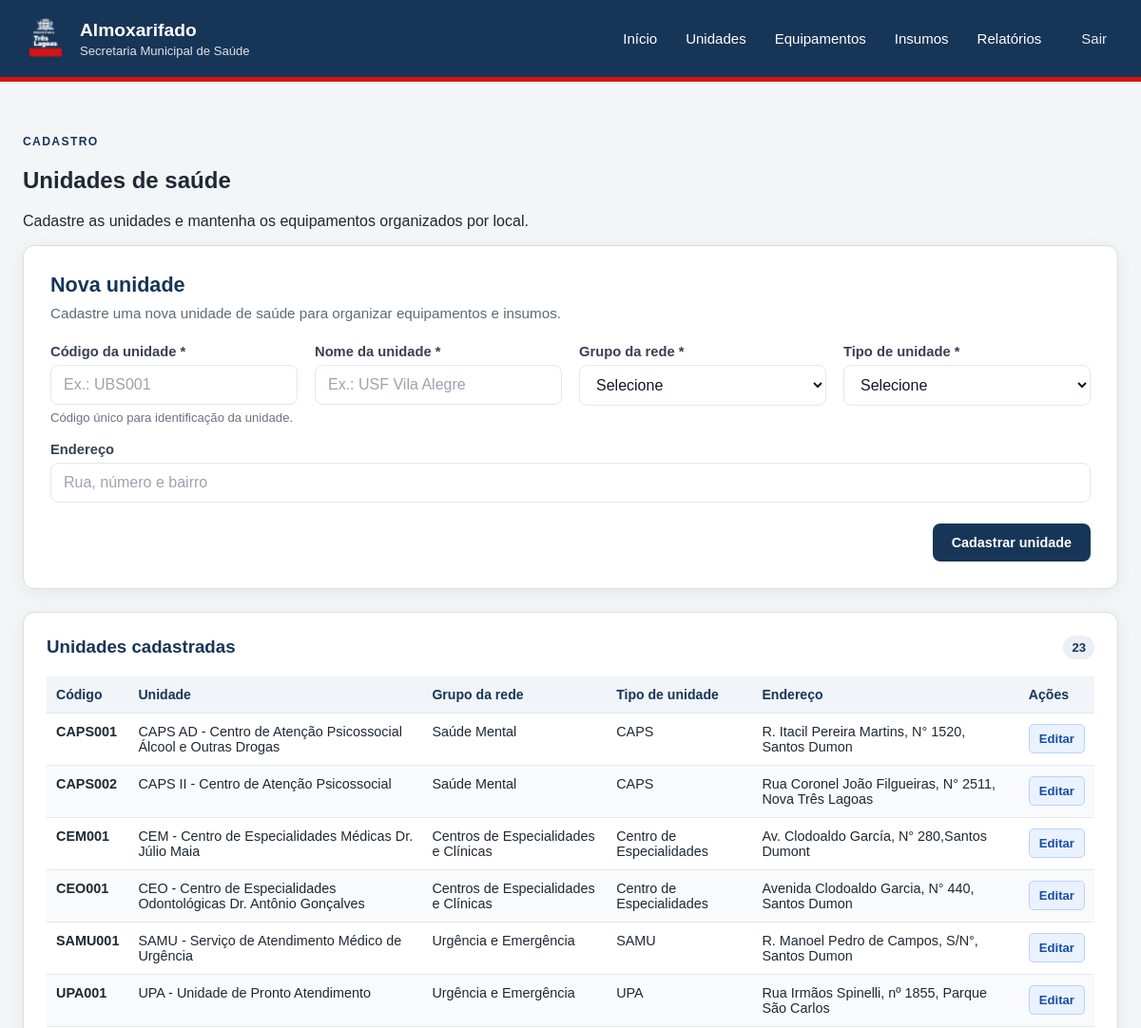
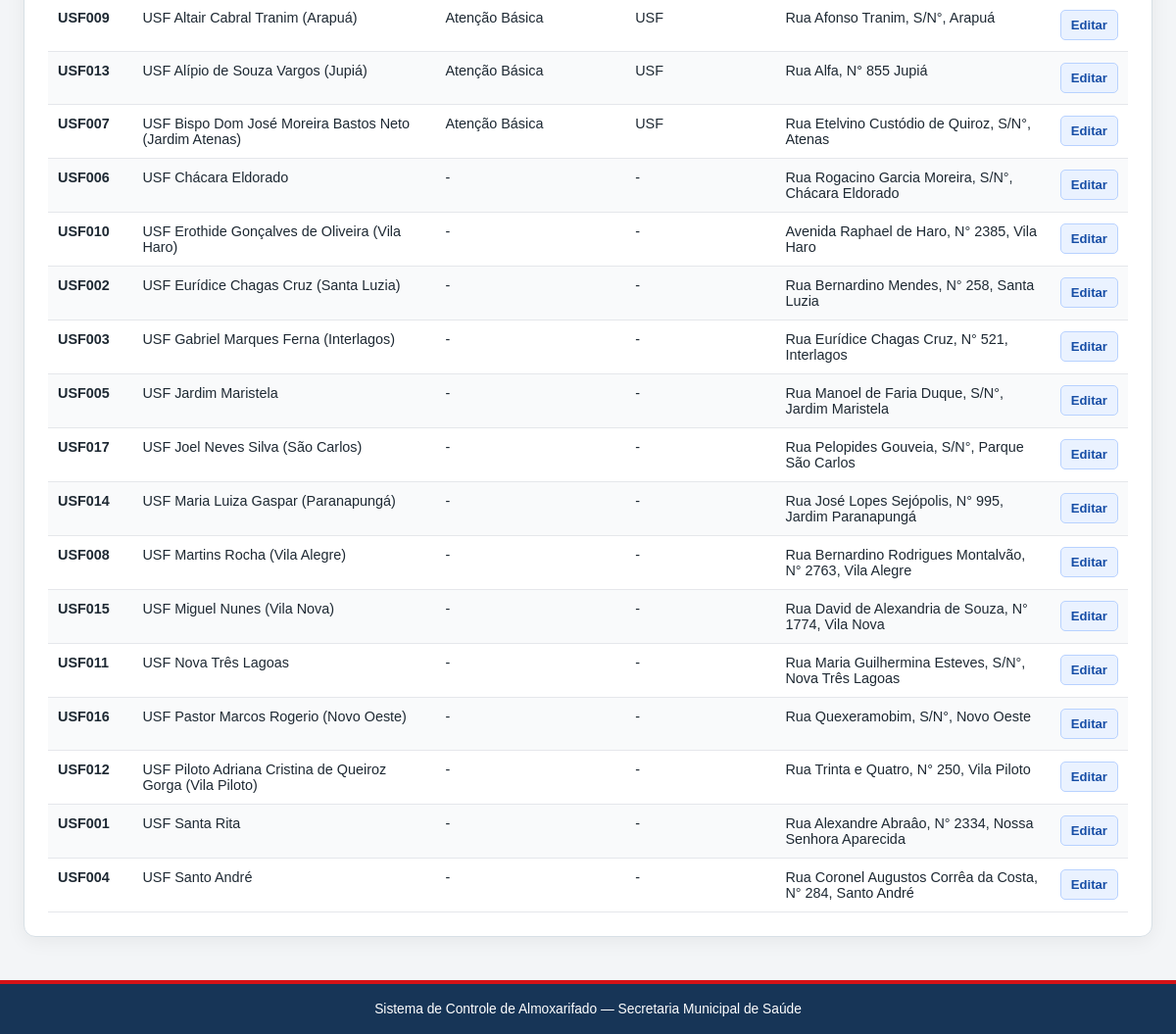
Before: /unidades (signed in) with the older database file (2 pictures, top to bottom).
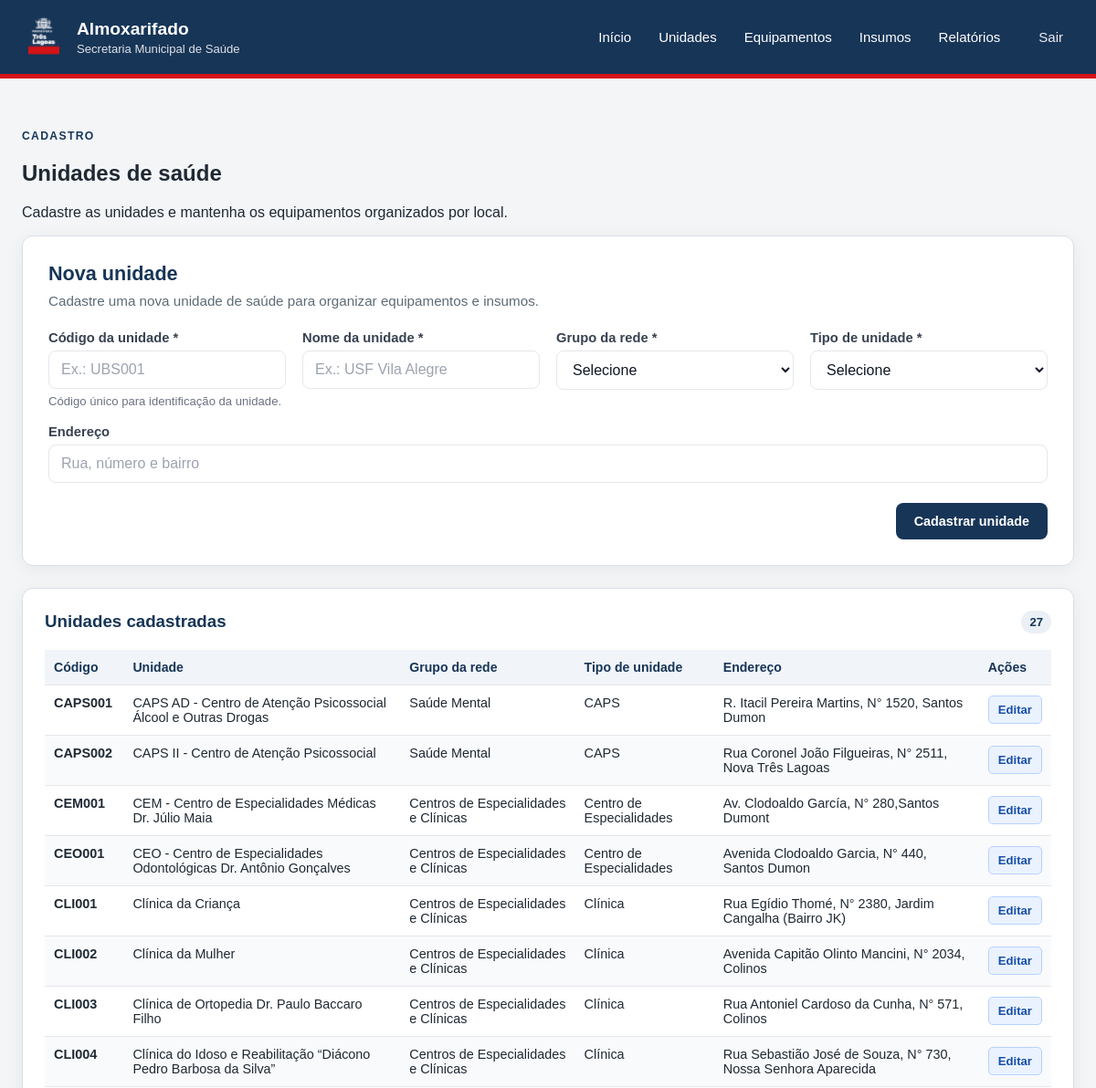
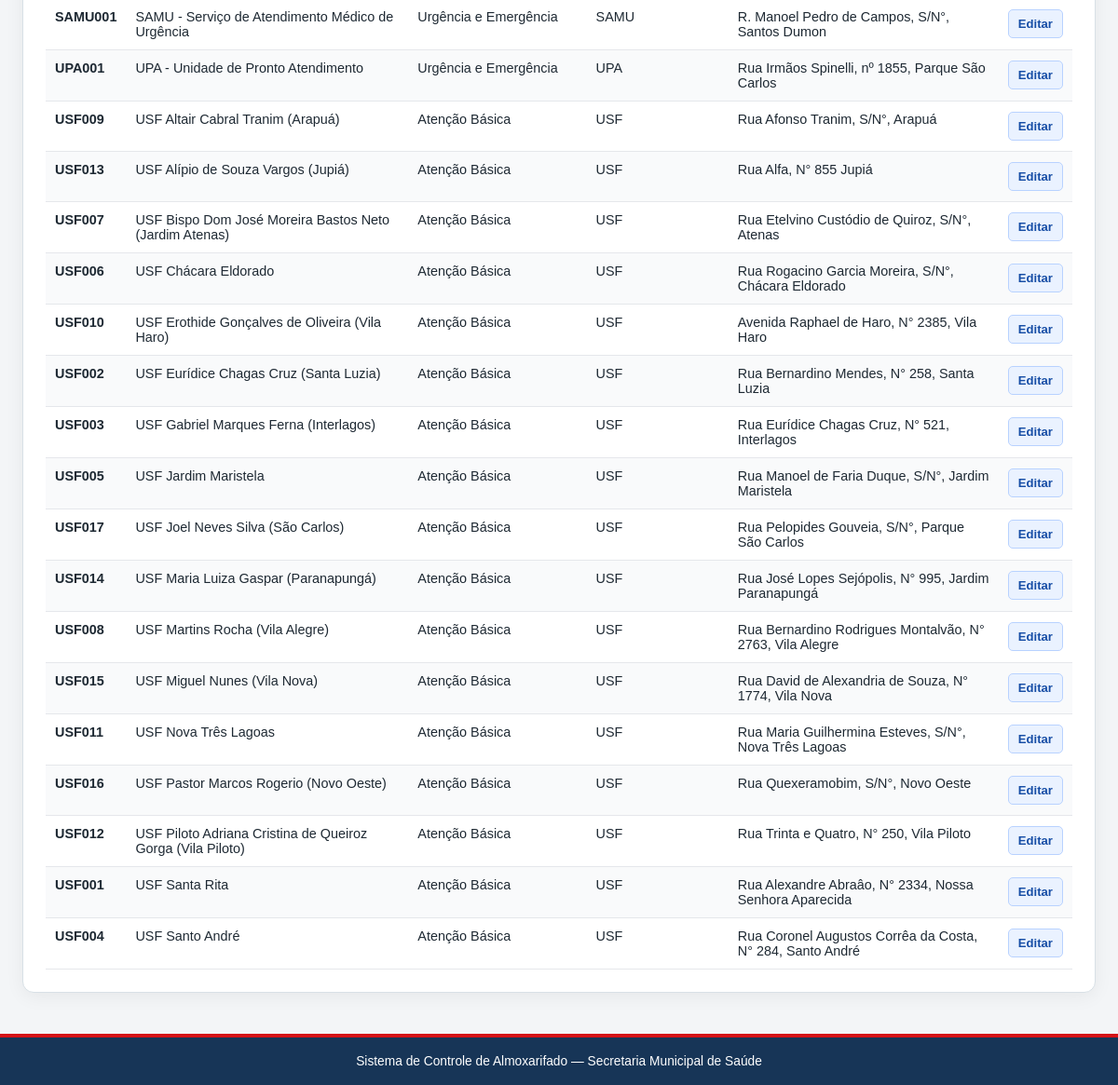
After: the same page with the newer database file (2 pictures, top to bottom).
### tables this page shows
CREATE TABLE unidades (
    id_unidade INTEGER PRIMARY KEY AUTOINCREMENT,
    codigo TEXT NOT NULL UNIQUE,
    nome TEXT NOT NULL,
    tipo TEXT,
    endereco TEXT,
    ativo BOOLEAN DEFAULT 1
, grupo_rede TEXT, tipo_unidade TEXT);

### app.py (the view, shortened to what this page needs)
@app.route("/unidades", methods=["GET", "POST"])
@login_required
def unidades():
    termo_busca = request.args.get("busca", "").strip()
    with get_db_connection() as conn:
        if termo_busca:
            termo = f"%{termo_busca}%"
            lista_unidades = conn.execute("""
                SELECT *
                FROM unidades
                WHERE codigo LIKE ?
                   OR nome LIKE ?
                   OR grupo_rede LIKE ?
                   OR tipo_unidade LIKE ?
                   OR endereco LIKE ?
                ORDER BY nome
            """, (
                termo,
                termo,
                termo,
                termo,
                termo
            )).fetchall()
        else:
            lista_unidades = conn.execute("""
                SELECT *
                FROM unidades
                ORDER BY nome
            """).fetchall()
    return render_template(
        "unidades.html",
        unidades=lista_unidades,
        busca=termo_busca
    )

### app.py (called while the page is built)
def login_required(f):
    @wraps(f)
    def decorated_function(*args, **kwargs):
        if not session.get("logged_in"):
            flash("Você precisa fazer login para acessar esta página.", "erro")
            return redirect(url_for("login", next=request.url))
        return f(*args, **kwargs)
    return decorated_function

def get_db_connection():
    conn = sqlite3.connect(DATABASE)
    conn.row_factory = sqlite3.Row
    conn.execute("PRAGMA foreign_keys = ON")
    return conn

### templates/unidades.html (shortened to what this page needs)
{% extends "base.html" %}
{% block content %}
{% set grupos_rede = {
    'atencao_basica': 'Atenção Básica',
    'urgencia_emergencia': 'Urgência e Emergência',
    'centros_especialidades_clinicas': 'Centros de Especialidades e Clínicas',
    'saude_mental': 'Saúde Mental',
    'programas_especiais_suporte': 'Programas Especiais e Suporte',
    'estabelecimentos_penitenciarios': 'Estabelecimentos Penitenciários'
} %}
{% set tipos_unidade = {
    'ubs': 'UBS',
    'usf': 'USF',
    'upa': 'UPA',
    'caps': 'CAPS',
    'samu': 'SAMU',
    'sad': 'SAD',
    'ist': 'IST',
    'ambulatorio_saude_mental': 'Ambulatório de Saúde Mental',
    'centro_especialidades': 'Centro de Especialidades',
    'clinica': 'Clínica',
    'secretaria_saude': 'Secretaria de Saúde',
    'penitenciaria_seguranca_media': 'Penitenciária de Segurança Média',
    'estabelecimento_penal_feminino': 'Estabelecimento Penal Feminino',
    'colonia_penal': 'Colônia Penal',
    'outro': 'Outro'
} %}
<section class="cabecalho-pagina">
    <div>
        <p class="texto-superior texto-superior--azul">CADASTRO</p>
        <h2>Unidades de saúde</h2>
        <p>Cadastre as unidades e mantenha os equipamentos organizados por local.</p>
    </div>
</section>
<section class="grid-unidades">
    <article class="painel painel-form">
        <div class="painel-form__cabecalho">
            <h3>Nova unidade</h3>
            <p>Cadastre uma nova unidade de saúde para organizar equipamentos e insumos.</p>
        </div>
        <form method="post" class="form-moderno">
            <div class="form-grid form-grid--2-colunas">
                <div class="form-campo">
                    <label for="codigo">Código da unidade *</label>
                    <input
                        type="text"
                        id="codigo"
                        name="codigo"
                        placeholder="Ex.: UBS001"
                        maxlength="20"
                        required
                    >
                    <span class="form-campo__ajuda">
                        Código único para identificação da unidade.
                    </span>
                </div>
                <div class="form-campo">
                    <label for="nome">Nome da unidade *</label>
                    <input
                        type="text"
                        id="nome"
                        name="nome"
                        placeholder="Ex.: USF Vila Alegre"
                        required
                    >
                </div>
                <div class="form-campo">
                    <label for="grupo_rede">Grupo da rede *</label>
                    <select id="grupo_rede" name="grupo_rede" required>
                        <option value="">Selecione</option>
                    </select>
                </div>
                <div class="form-campo">
                    <label for="tipo_unidade">Tipo de unidade *</label>
                    <select id="tipo_unidade" name="tipo_unidade" required>
                        <option value="">Selecione</option>
                    </select>
                </div>
                <div class="form-campo form-campo--full">
                    <label for="endereco">Endereço</label>
                    <input
                        type="text"
                        id="endereco"
                        name="endereco"
                        placeholder="Rua, número e bairro"
                    >
                </div>
            </div>
            <div class="form-acoes">
                <button class="botao botao--primario" type="submit">
                    Cadastrar unidade
                </button>
            </div>
        </form>
    </article>
    <article class="painel">
        <div class="titulo-painel">
            <h3>Unidades cadastradas</h3>
            <span class="contador">{{ unidades|length }}</span>
        </div>
        {% if unidades %}
            <div class="tabela-responsiva">
                <table>
                    <thead>
                        <tr>
                            <th>Código</th>
                            <th>Unidade</th>
                            <th>Grupo da rede</th>
                            <th>Tipo de unidade</th>
                            <th>Endereço</th>
                            <th>Ações</th>
                        </tr>
                    </thead>
                    <tbody>
                        {% for unidade in unidades %}
                            <tr>
                                <td><strong>{{ unidade['codigo'] }}</strong></td>
                                <td>{{ unidade['nome'] }}</td>
                                <td>
                                    {{ grupos_rede.get(unidade['grupo_rede'], '-') }}
                                </td>
                                <td>
                                    {{ tipos_unidade.get(unidade['tipo_unidade'], '-') }}
                                </td>
                                <td>{{ unidade['endereco'] or '-' }}</td>
                                <td>
                                    <a
                                        class="botao botao--editar"
                                        href="{{ url_for('editar_unidade', id_unidade=unidade['id_unidade']) }}"
                                    >
                                        Editar
                                    </a>
                                </td>
                            </tr>
                        {% endfor %}
                    </tbody>
                </table>
            </div>
        {% else %}
            <p class="estado-vazio">
                Nenhuma unidade cadastrada. Use o formulário ao lado para iniciar.
            </p>
        {% endif %}
    </article>
</section>
{% endblock %}

### templates/base.html (shortened to what this page needs)
<!DOCTYPE html>
<html lang="pt-BR">
<head>
    <link rel="stylesheet" href="{{ url_for('static', filename='style.css') }}">
</head>
<body>
    <header class="topo">
    <div class="marca">
        <img src="{{ url_for('static', filename='logo.png') }}" alt="Logo" class="marca__logo">
        <div>
            <h1>Almoxarifado</h1>
            <p>Secretaria Municipal de Saúde</p>
        </div>
    </div>
    <nav class="menu" aria-label="Menu principal">
        <a href="{{ url_for('index') }}">Início</a>
        <a href="{{ url_for('unidades') }}">Unidades</a>
        <a href="{{ url_for('equipamentos') }}">Equipamentos</a>
        <a href="{{ url_for('insumos') }}">Insumos</a>
        <a href="{{ url_for('relatorios') }}">Relatórios</a>
        <a href="{{ url_for('logout') }}" style="margin-left: 12px; opacity: 0.9;"> Sair </a>
    </nav>
</header>
<main class="conteudo">
    {% block content %}{% endblock %}
</main>
    <footer class="rodape">
        <p>Sistema de Controle de Almoxarifado — Secretaria Municipal de Saúde</p>
    </footer>
</body>
</html>

### static/style.css (style rules this page uses)
:root { --azul-institucional: #173557; --azul-escuro: #0f2945; --vermelho-institucional: #d51317; --branco: #ffffff; --fundo: #f3f5f7; --texto: #1e2933; --texto-suave: #5c6b75; --borda: #d8e0e6; --azul-suave: #eaf0f5; }
* { box-sizing: border-box; }
body { margin: 0; background: var(--fundo); color: var(--texto); font-family: Arial, Helvetica, sans-serif; }
.topo { align-items: center; display: flex; gap: 24px; justify-content: space-between; min-height: 86px; padding: 16px max(24px, calc((100% - 1180px) / 2)); background: var(--azul-institucional); border-bottom: 5px solid var(--vermelho-institucional); color: var(--branco); }
.conteudo { width: min(1180px, calc(100% - 48px)); min-height: calc(100vh - 161px); margin: 0 auto; padding: 44px 0; }
.rodape { padding: 18px 24px; background: var(--azul-institucional); border-top: 4px solid var(--vermelho-institucional); color: var(--branco); font-size: 0.86rem; text-align: center; }
.rodape p { margin: 0; }
.marca { align-items: center; display: flex; gap: 12px; }
.marca__logo { width: 48px; height: 48px; object-fit: contain; }
.marca h1, .marca p { margin: 0; }
.marca h1 { font-size: 1.2rem; }
.marca p { margin-top: 3px; font-size: 0.82rem; opacity: 0.86; }
.menu { display: flex; flex-wrap: wrap; gap: 6px; }
.menu a { padding: 9px 12px; border-radius: 6px; color: var(--branco); font-size: 0.94rem; text-decoration: none; }
.texto-superior { color: var(--branco); font-size: 0.76rem; font-weight: bold; letter-spacing: 0.11em; }
.texto-superior--azul { color: var(--azul-institucional); }
.painel { min-width: 0; padding: 24px; background: var(--branco); border: 1px solid var(--borda); border-radius: 12px; box-shadow: 0 4px 20px rgba(0, 0, 0, 0.06); }
.titulo-painel { align-items: center; display: flex; gap: 12px; justify-content: space-between; margin-bottom: 18px; }
.titulo-painel h3 { margin: 0; color: var(--azul-institucional); }
.contador { min-width: 30px; padding: 5px 9px; background: var(--azul-suave); border-radius: 999px; color: var(--azul-institucional); font-size: 0.82rem; font-weight: 700; text-align: center; }
.tabela-responsiva { max-width: 100%; overflow-x: auto; }
table { width: 100%; min-width: 760px; border-collapse: collapse; }
th, td { padding: 11px 10px; border-bottom: 1px solid #e5e7eb; text-align: left; vertical-align: top; }
th { background: #f1f5f9; color: var(--azul-institucional); font-size: 0.88rem; font-weight: 700; }
td { font-size: 0.9rem; }
tbody tr:nth-child(even) { background: #f9fafb; }
.grid-unidades, .grid-insumos { display: grid; grid-template-columns: 1fr; gap: 24px; align-items: start; }
.painel-form { padding: 28px; }
.painel-form__cabecalho { margin-bottom: 24px; }
.painel-form__cabecalho h3 { margin: 0 0 8px; color: var(--azul-institucional); font-size: 1.35rem; }
.painel-form__cabecalho p { margin: 0; color: var(--texto-suave); font-size: 0.95rem; }
.form-grid { display: grid; grid-template-columns: 1fr; gap: 18px; }
.form-grid--2-colunas { grid-template-columns: repeat(auto-fit, minmax(220px, 1fr)); }
.form-campo { display: flex; flex-direction: column; }
.form-campo--full { grid-column: 1 / -1; }
.form-campo label { margin-bottom: 6px; color: #374151; font-size: 0.92rem; font-weight: 600; }
.form-campo input, .form-campo select, .form-campo textarea { width: 100%; padding: 11px 13px; background: var(--branco); border: 1.5px solid #e5e7eb; border-radius: 8px; color: #111827; font: inherit; transition: border-color 0.2s ease, box-shadow 0.2s ease; }
.form-campo input::placeholder, .form-campo textarea::placeholder { color: #9ca3af; }
.form-campo__ajuda { margin-top: 6px; color: #6b7280; font-size: 0.82rem; }
.form-acoes, .acoes-formulario { display: flex; gap: 12px; justify-content: flex-end; margin-top: 22px; }
.botao { display: inline-block; padding: 10px 14px; border-radius: 6px; font-size: 0.9rem; font-weight: 600; text-decoration: none; }
.botao--primario, .botao-secundario, .botao--secundario { border: none; background: var(--azul-institucional); color: var(--branco); cursor: pointer; transition: background 0.2s ease, transform 0.1s ease; }
.botao--primario { padding: 12px 20px; border-radius: 8px; }
.botao--editar { padding: 7px 10px; background: #eaf2ff; border: 1px solid #b8d2ff; border-radius: 5px; color: #174ea6; font-size: 0.82rem; white-space: nowrap; }

Changed rows visible on the page:
added unidades: codigo "CLI001", nome "Clínica da Criança", get "Centros de Especialidades e Clínicas", get "Clínica", endereco "Rua Egídio Thomé, N° 2380, Jardim Cangalha (Bairro JK)"
added unidades: codigo "CLI002", nome "Clínica da Mulher", get "Centros de Especialidades e Clínicas", get "Clínica", endereco "Avenida Capitão Olinto Mancini, N° 2034, Colinos"
added unidades: codigo "CLI003", nome "Clínica de Ortopedia Dr. Paulo Baccaro Filho", get "Centros de Especialidades e Clínicas", get "Clínica", endereco "Rua Antoniel Cardoso da Cunha, N° 571, Colinos"
added unidades: codigo "CLI004", nome "Clínica do Idoso e Reabilitação “Diácono Pedro Barbosa da Silva”", get "Centros de Especialidades e Clínicas", get "Clínica", endereco "Rua Sebastião José de Souza, N° 730, Nossa Senhora Aparecida"
changed unidades "USF006": get "-" → "Atenção Básica"; get "-" → "USF"
changed unidades "USF010": get "-" → "Atenção Básica"; get "-" → "USF"
changed unidades "USF002": get "-" → "Atenção Básica"; get "-" → "USF"
changed unidades "USF003": get "-" → "Atenção Básica"; get "-" → "USF"
changed unidades "USF005": get "-" → "Atenção Básica"; get "-" → "USF"
changed unidades "USF017": get "-" → "Atenção Básica"; get "-" → "USF"
changed unidades "USF014": get "-" → "Atenção Básica"; get "-" → "USF"
changed unidades "USF008": get "-" → "Atenção Básica"; get "-" → "USF"
changed unidades "USF015": get "-" → "Atenção Básica"; get "-" → "USF"
changed unidades "USF011": get "-" → "Atenção Básica"; get "-" → "USF"
changed unidades "USF016": get "-" → "Atenção Básica"; get "-" → "USF"
changed unidades "USF012": get "-" → "Atenção Básica"; get "-" → "USF"
changed unidades "USF001": get "-" → "Atenção Básica"; get "-" → "USF"
changed unidades "USF004": get "-" → "Atenção Básica"; get "-" → "USF"
Other visible differences:
{{ unidades|length }}: "23" → "27"
